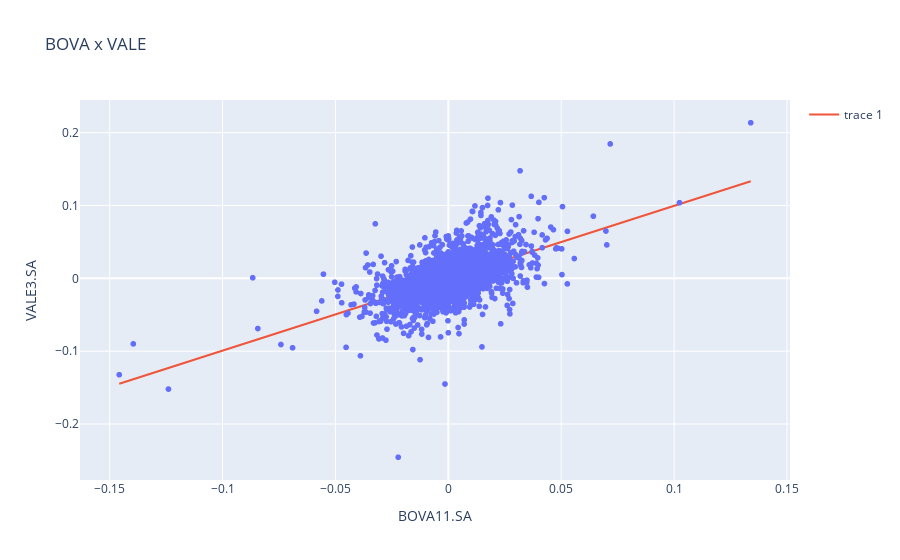

Notebook source saved alongside this figure:
### Code cell
figura = px.scatter(dataset_taxa_retorno, x = 'BOVA11.SA', y = 'VALE3.SA', title = 'BOVA x VALE')
figura.add_scatter(x = dataset_taxa_retorno['BOVA11.SA'], y = beta * dataset_taxa_retorno['BOVA11.SA'] + alpha)
figura.show()

### Figure 1 — Plotly figure (JSON) as saved in the notebook; plotly's stock layout.template omitted (floating-point values rounded to 4 significant figures; data arrays with more than 128 entries replaced by an {"elided": "..."} marker saying what was removed)
{"data": [{"hovertemplate": "BOVA11.SA=%{x}<br>VALE3.SA=%{y}<extra></extra>", "legendgroup": "", "marker": {"color": "#636efa", "symbol": "circle"}, "mode": "markers", "name": "", "showlegend": false, "type": "scattergl", "x": {"elided": "2911 float values"}, "xaxis": "x", "y": {"elided": "2911 float values"}, "yaxis": "y"}, {"type": "scatter", "x": {"elided": "2911 float values"}, "y": {"elided": "2911 float values"}}], "layout": {"legend": {"tracegroupgap": 0}, "title": {"text": "BOVA x VALE"}, "xaxis": {"anchor": "y", "domain": [0, 1], "title": {"text": "BOVA11.SA"}}, "yaxis": {"anchor": "x", "domain": [0, 1], "title": {"text": "VALE3.SA"}}}}
